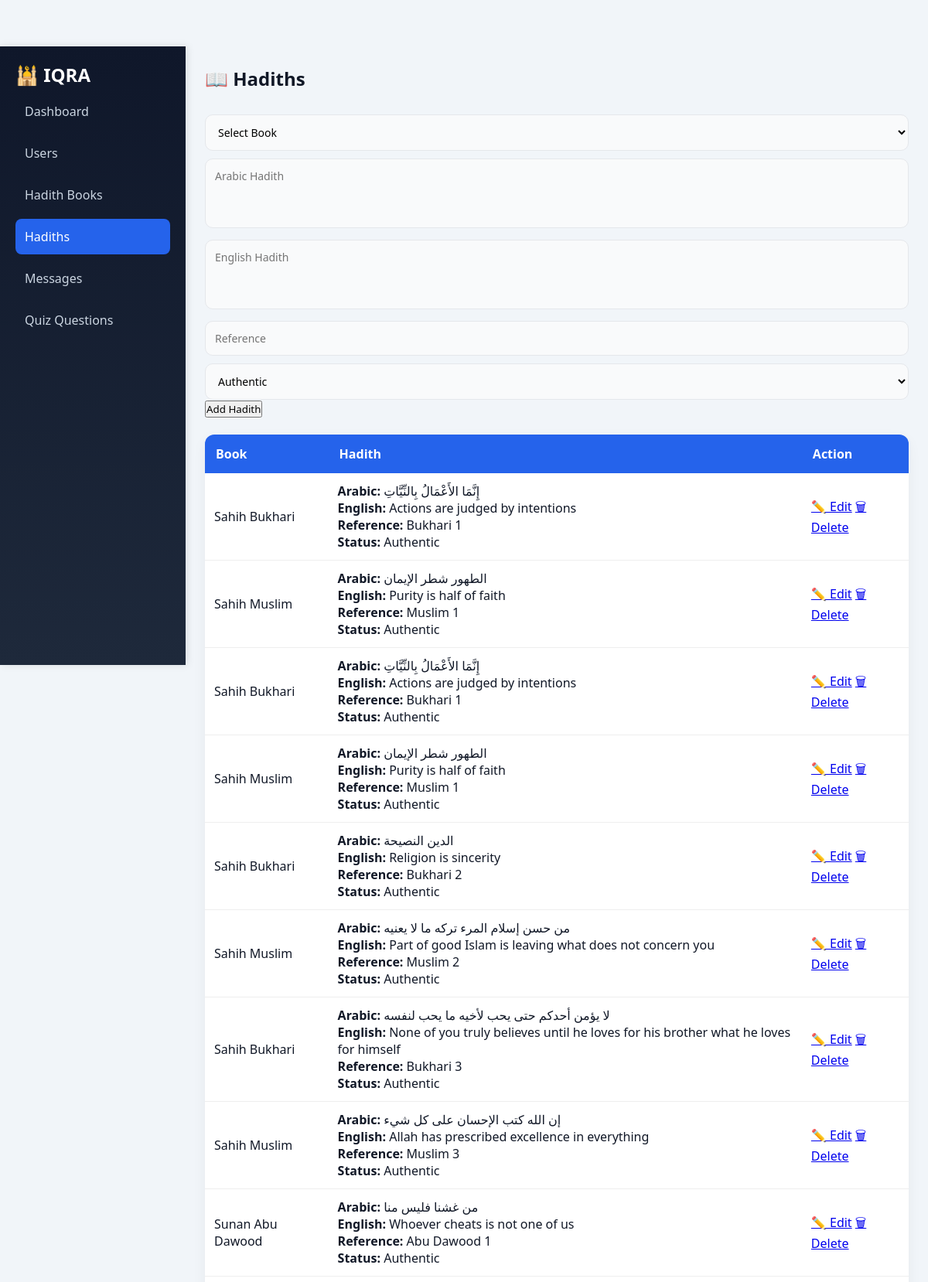
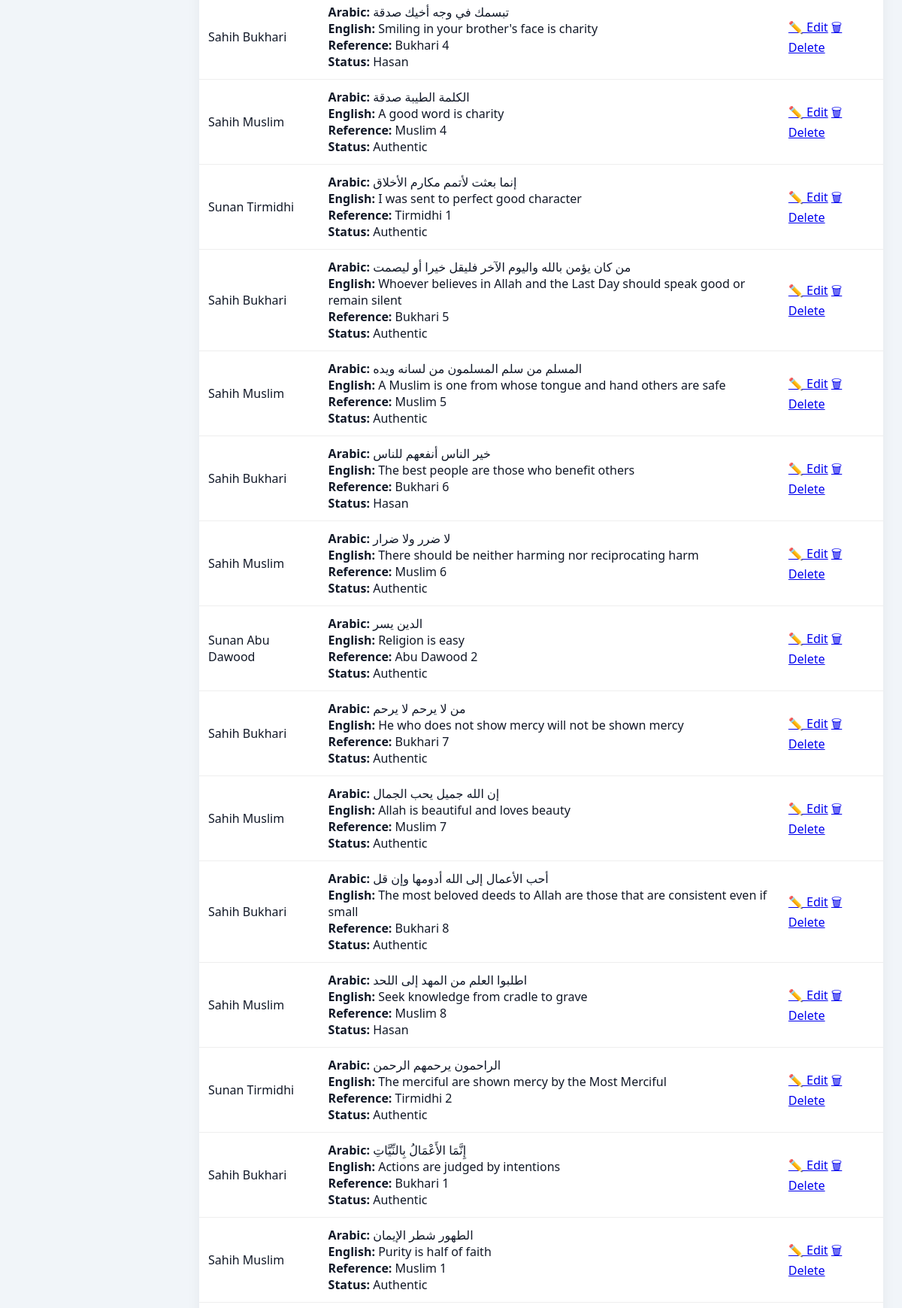
Page /admin_hadiths.php (upper part) on the committed database (2 pictures, top to bottom).
### tables this page shows
CREATE TABLE `hadiths` (
  `id` int(11) NOT NULL,
  `book_id` int(11) DEFAULT NULL,
  `arabic` text DEFAULT NULL,
  `english` text DEFAULT NULL,
  `status` varchar(50) DEFAULT NULL,
  `reference` varchar(255) DEFAULT NULL
);

CREATE TABLE `books` (
  `id` int(11) NOT NULL,
  `name` varchar(255) DEFAULT NULL
);

### admin_hadiths.php (the view, shortened to what this page needs)
<?php $page = "hadiths"; ?>
<?php
include "db.php";
$hadiths = mysqli_query($conn,"
SELECT h.*, b.name as book_name
FROM hadiths h
JOIN books b ON h.book_id = b.id
");
?>
<!DOCTYPE html>
<html>
<head>
<link rel="stylesheet" href="dashboard.css">
</head>
<body>
<div class="container">
<aside class="sidebar">
    <h2>🕌 IQRA</h2>
    <ul>
               <li>
            <a href="dashboard.php" class="<?= ($page == 'dashboard') ? 'active' : '' ?>">
                Dashboard
            </a>
        </li>
        <li>
            <a href="users.php" class="<?= ($page == 'users') ? 'active' : '' ?>">
                Users
            </a>
        </li>
        <li>
            <a href="admin_books.php" class="<?= ($page == 'books') ? 'active' : '' ?>">
                Hadith Books
            </a>
        </li>
        <li>
            <a href="admin_hadiths.php" class="<?= ($page == 'hadiths') ? 'active' : '' ?>">
                Hadiths
            </a>
        </li>
        <li>
            <a href="admin_messages.php" class="<?= ($page == 'messages') ? 'active' : '' ?>">
                Messages
            </a>
        </li>
 <li>
    <a href="all_questions.php" class="<?= ($page == 'add_question') ? 'active' : '' ?>">
         Quiz Questions
    </a>
</li>
    </ul>
</aside>
<main class="main">
<h2>📖 Hadiths</h2>
<form method="POST">
    <select name="book_id" required>
        <option value="">Select Book</option>
    </select>
    <textarea name="arabic" placeholder="Arabic Hadith" required></textarea>
    <textarea name="english" placeholder="English Hadith" required></textarea>
    <input type="text" name="reference" placeholder="Reference">
    <select name="status">
        <option value="authentic">Authentic</option>
    </select>
    <button name="add">Add Hadith</button>
</form>
<br>
<table class="table">
<tr>
    <th>Book</th>
    <th>Hadith</th>
    <th>Action</th>
</tr>
<?php while($h = mysqli_fetch_assoc($hadiths)) { ?>
<tr>
    <td><?php echo $h['book_name']; ?></td>
    <td>
        <p><b>Arabic:</b> <?php echo $h['arabic']; ?></p>
        <p><b>English:</b> <?php echo $h['english']; ?></p>
        <p><b>Reference:</b> <?php echo $h['reference']; ?></p>
        <p><b>Status:</b> <?php echo $h['status']; ?></p>
    </td>
    <td>
        <a href="edit_hadith.php?id=<?php echo $h['id']; ?>">✏️ Edit</a>
        <a href="?delete=<?php echo $h['id']; ?>">🗑 Delete</a>
    </td>
</tr>
<?php } ?>
</table>
</main>
</div>
</body>
</html>

### dashboard.css (style rules this page uses)
* { margin:0; padding:0; box-sizing:border-box; font-family:"Segoe UI", sans-serif; }
body { background:#f1f5f9; color:#111827; }
.container { display:flex; margin-top:60px; }
.sidebar { width:240px; height:100vh; background:linear-gradient(180deg,#0f172a,#1e293b); color:white; padding:20px; position:fixed; left:0; top:60px; box-shadow:2px 0 10px rgba(0,0,0,0.1); }
.sidebar ul { list-style:none; }
.sidebar ul li { margin:8px 0; }
.sidebar ul li a { display:block; padding:12px; color:#cbd5e1; text-decoration:none; border-radius:8px; transition:0.3s; }
.sidebar ul li a:hover, .sidebar ul li a.active { background:#2563eb; color:white; }
.main { margin-left:240px; padding:25px; width:100%; }
.main h2 { font-size:24px; margin-bottom:20px; color:#111827; }
table { width:100%; border-collapse:collapse; background:#fff; border-radius:12px; overflow:hidden; box-shadow:0 6px 18px rgba(0,0,0,0.05); }
th { background:#2563eb; color:#fff; padding:14px; text-align:left; }
td { padding:12px; border-bottom:1px solid #eee; }
input, textarea, select { width:100%; padding:12px; margin-top:10px; border:1px solid #e5e7eb; border-radius:10px; background:#f9fafb; font-size:14px; transition:0.3s; }
textarea { resize:none; min-height:90px; }

### rows in the picture
hadiths: book.name "Sahih Bukhari", arabic "إِنَّمَا الأَعْمَالُ بِالنِّيَّاتِ", english "Actions are judged by intentions", reference "Bukhari 1", status "Authentic"
hadiths: book.name "Sahih Muslim", arabic "الطهور شطر الإيمان", english "Purity is half of faith", reference "Muslim 1", status "Authentic"
hadiths: book.name "Sahih Bukhari", arabic "إِنَّمَا الأَعْمَالُ بِالنِّيَّاتِ", english "Actions are judged by intentions", reference "Bukhari 1", status "Authentic"
hadiths: book.name "Sahih Muslim", arabic "الطهور شطر الإيمان", english "Purity is half of faith", reference "Muslim 1", status "Authentic"
hadiths: book.name "Sahih Bukhari", arabic "الدين النصيحة", english "Religion is sincerity", reference "Bukhari 2", status "Authentic"
hadiths: book.name "Sahih Muslim", arabic "من حسن إسلام المرء تركه ما لا يعنيه", english "Part of good Islam is leaving what does not concern you", reference "Muslim 2", status "Authentic"
hadiths: book.name "Sahih Bukhari", arabic "لا يؤمن أحدكم حتى يحب لأخيه ما يحب لنفسه", english "None of you truly believes until he loves for his brother what he loves for himself", reference "Bukhari 3", status "Authentic"
hadiths: book.name "Sahih Muslim", arabic "إن الله كتب الإحسان على كل شيء", english "Allah has prescribed excellence in everything", reference "Muslim 3", status "Authentic"
hadiths: book.name "Sunan Abu Dawood", arabic "من غشنا فليس منا", english "Whoever cheats is not one of us", reference "Abu Dawood 1", status "Authentic"
hadiths: book.name "Sahih Bukhari", arabic "تبسمك في وجه أخيك صدقة", english "Smiling in your brother's face is charity", reference "Bukhari 4", status "Hasan"
hadiths: book.name "Sahih Muslim", arabic "الكلمة الطيبة صدقة", english "A good word is charity", reference "Muslim 4", status "Authentic"
hadiths: book.name "Sunan Tirmidhi", arabic "إنما بعثت لأتمم مكارم الأخلاق", english "I was sent to perfect good character", reference "Tirmidhi 1", status "Authentic"
hadiths: book.name "Sahih Bukhari", arabic "من كان يؤمن بالله واليوم الآخر فليقل خيرا أو ليصمت", english "Whoever believes in Allah and the Last Day should speak good or remain silent", reference "Bukhari 5", status "Authentic"
hadiths: book.name "Sahih Muslim", arabic "المسلم من سلم المسلمون من لسانه ويده", english "A Muslim is one from whose tongue and hand others are safe", reference "Muslim 5", status "Authentic"
hadiths: book.name "Sahih Bukhari", arabic "خير الناس أنفعهم للناس", english "The best people are those who benefit others", reference "Bukhari 6", status "Hasan"
hadiths: book.name "Sahih Muslim", arabic "لا ضرر ولا ضرار", english "There should be neither harming nor reciprocating harm", reference "Muslim 6", status "Authentic"
hadiths: book.name "Sunan Abu Dawood", arabic "الدين يسر", english "Religion is easy", reference "Abu Dawood 2", status "Authentic"
hadiths: book.name "Sahih Bukhari", arabic "من لا يرحم لا يرحم", english "He who does not show mercy will not be shown mercy", reference "Bukhari 7", status "Authentic"
hadiths: book.name "Sahih Muslim", arabic "إن الله جميل يحب الجمال", english "Allah is beautiful and loves beauty", reference "Muslim 7", status "Authentic"
hadiths: book.name "Sahih Bukhari", arabic "أحب الأعمال إلى الله أدومها وإن قل", english "The most beloved deeds to Allah are those that are consistent even if small", reference "Bukhari 8", status "Authentic"
hadiths: book.name "Sahih Muslim", arabic "اطلبوا العلم من المهد إلى اللحد", english "Seek knowledge from cradle to grave", reference "Muslim 8", status "Hasan"
hadiths: book.name "Sunan Tirmidhi", arabic "الراحمون يرحمهم الرحمن", english "The merciful are shown mercy by the Most Merciful", reference "Tirmidhi 2", status "Authentic"
hadiths: book.name "Sahih Bukhari", arabic "إِنَّمَا الأَعْمَالُ بِالنِّيَّاتِ", english "Actions are judged by intentions", reference "Bukhari 1", status "Authentic"
hadiths: book.name "Sahih Muslim", arabic "الطهور شطر الإيمان", english "Purity is half of faith", reference "Muslim 1", status "Authentic"
